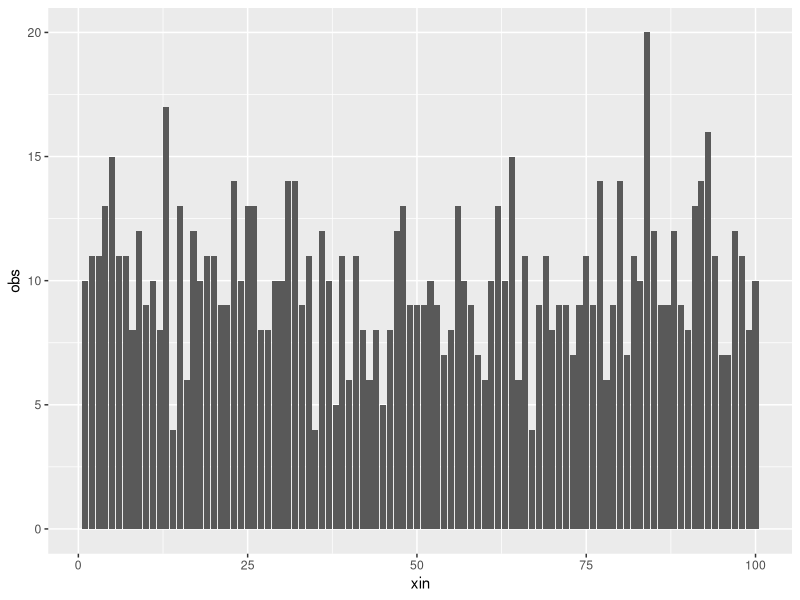

Recreate this plot in R.
## ---- chunk 1

library(tidyverse)
library(ggplot2)

set.seed(4567)

df <- data.frame(xin = sample(1:100,1000,replace = TRUE)) %>%
        group_by(xin) %>%
        summarise(obs = n())

ggplot(df,aes(xin,obs)) +
  geom_col()

